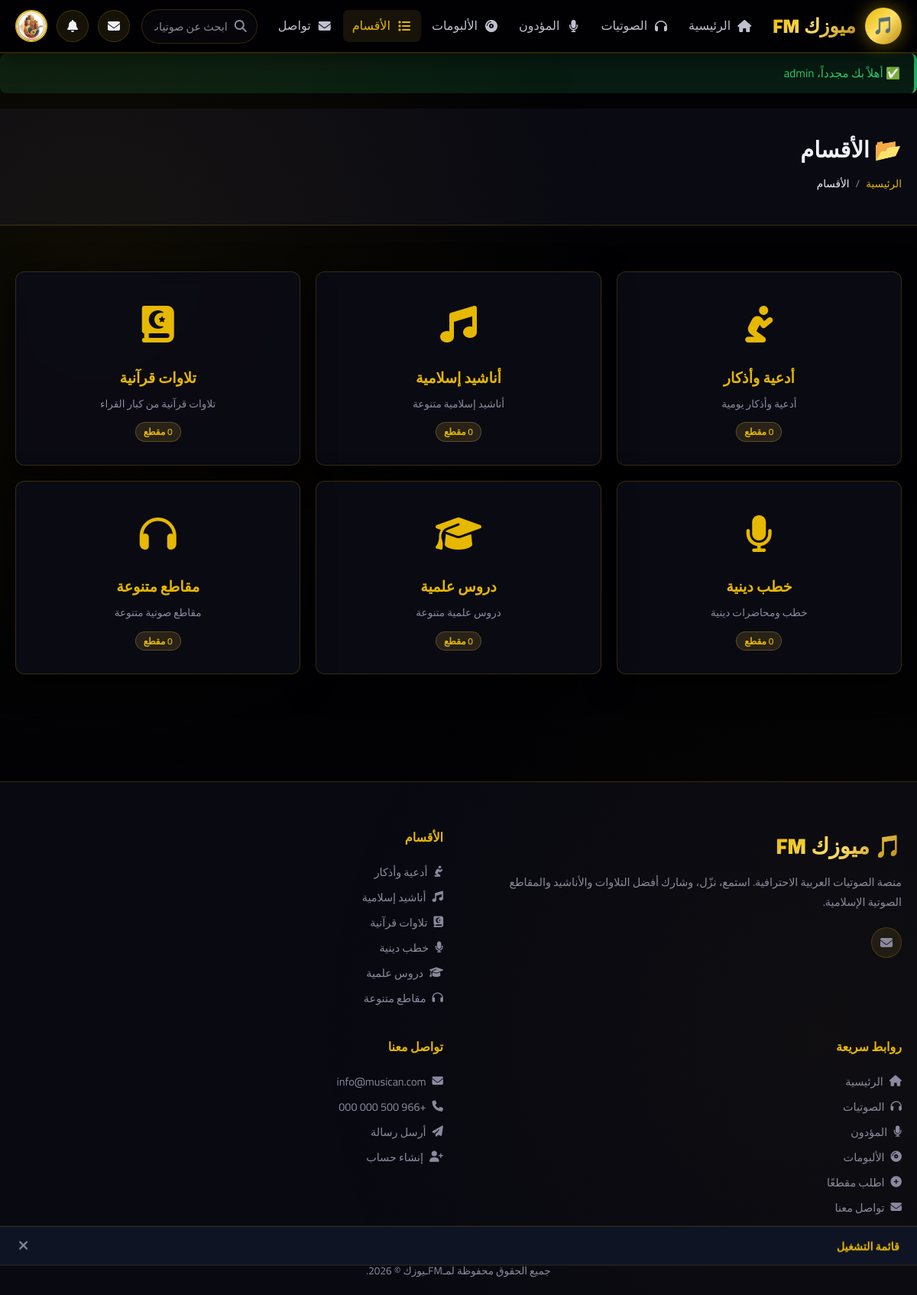
Screenshot of /category.php (signed in) with the database file from the repository.
### tables this page shows
CREATE TABLE `users` (
  `id` int NOT NULL,
  `username` varchar(100) NOT NULL,
  `full_name` varchar(100) DEFAULT NULL,
  `email` varchar(255) NOT NULL,
  `password` varchar(255) NOT NULL,
  `role` enum('admin','performer','user') NOT NULL DEFAULT 'user',
  `avatar` varchar(255) DEFAULT NULL,
  `bio` text,
  `phone` varchar(50) DEFAULT NULL,
  `website` varchar(255) DEFAULT NULL,
  `reset_token` varchar(64) DEFAULT NULL,
  `reset_expires` datetime DEFAULT NULL,
  `is_active` tinyint(1) NOT NULL DEFAULT '1',
  `created_at` datetime NOT NULL DEFAULT CURRENT_TIMESTAMP,
  `updated_at` datetime DEFAULT NULL ON UPDATE CURRENT_TIMESTAMP
);

CREATE TABLE `categories` (
  `id` int NOT NULL,
  `name` varchar(255) NOT NULL,
  `slug` varchar(255) NOT NULL,
  `description` text,
  `icon` varchar(100) DEFAULT 'fa-music',
  `cover_image` varchar(255) DEFAULT NULL,
  `sort_order` int DEFAULT '0',
  `created_at` datetime NOT NULL DEFAULT CURRENT_TIMESTAMP
);

### includes/auth.php (called while the page is built, shortened)
<?php
function getCurrentUser(): ?array {
    static $user = null;
    if ($user === null) {
        $db   = getDB();
        $stmt = $db->prepare("SELECT * FROM users WHERE id = ? AND is_active = 1");
        $stmt->execute([$_SESSION['user_id']]);
        $user = $stmt->fetch() ?: null;
    }
    return $user;
}

### category.php (the view, shortened to what this page needs)
<?php
require_once __DIR__ . '/includes/functions.php';
require_once __DIR__ . '/includes/auth.php';
require_once __DIR__ . '/includes/templates_loader.php';
$activePage = 'categories';
    ?>
<?php
$categories = getCategories();
require_once __DIR__ . '/includes/header.php';
?>
<div style="background:var(--card-bg);border-bottom:1px solid var(--border);padding:30px 0;">
    <div class="container">
        <h1 style="font-size:1.8rem;font-weight:900;">📂 الأقسام</h1>
        <div class="breadcrumb">
            <a href="<?= BASE_URL ?>/">الرئيسية</a><span class="sep">/</span><span class="current">الأقسام</span>
        </div>
    </div>
</div>
<div class="section">
    <div class="container">
        <div class="grid grid-3">
            <?php foreach ($categories as $cat): ?>
                <a href="<?= BASE_URL ?>/category.php?slug=<?= urlencode($cat['slug']) ?>" class="card" style="padding:30px;text-align:center;text-decoration:none;transition:var(--transition);" onmouseover="this.style.borderColor='var(--gold)'" onmouseout="this.style.borderColor='var(--border)'">
                    <div style="font-size:3rem;color:var(--gold);margin-bottom:16px;"><i class="fas <?= clean($cat['icon'] ?? 'fa-music') ?>"></i></div>
                    <h2 style="font-size:1.2rem;font-weight:700;margin-bottom:8px;"><?= clean($cat['name']) ?></h2>
                    <?php if ($cat['description']): ?>
                        <p style="color:var(--text-muted);font-size:0.85rem;margin-bottom:12px;"><?= clean($cat['description']) ?></p>
                    <?php endif; ?>
                    <span class="badge badge-gold"><?= $cat['audios_count'] ?> مقطع</span>
                </a>
            <?php endforeach; ?>
        </div>
    </div>
</div>
<?php require_once __DIR__ . '/includes/footer.php'; ?>

### includes/header.php (shortened to what this page needs)
<?php
$siteName     = getSetting('site_name', 'موسيكان');
$logoFile     = getSetting('logo', '');
$categories   = getCategories();
$currentUser  = getCurrentUser();
$logoUrl      = $logoFile ? getImageUrl('site', $logoFile) : '';
?>
<!DOCTYPE html>
<html lang="ar" dir="rtl">
<head>
    <link rel="stylesheet" href="https://cdnjs.cloudflare.com/ajax/libs/font-awesome/6.5.0/css/all.min.css">
    <link rel="stylesheet" href="<?= BASE_URL ?>/assets/css/main.css">
    <?= loadTemplateStyle() ?>
</head>
<body>
<header class="site-header" id="site-header">
    <div class="container">
        <div class="header-inner">
            <a href="<?= BASE_URL ?>/" class="site-logo">
                <?php if ($logoUrl): ?>
                    <img src="<?= $logoUrl ?>" alt="<?= clean($siteName) ?>" style="height:44px;">
                <?php else: ?>
                    <div class="logo-icon">🎵</div>
                    <span class="logo-text"><?= clean($siteName) ?></span>
                <?php endif; ?>
            </a>
            <nav class="site-nav" id="site-nav">
                <ul class="nav-links">
                    <li><a href="<?= BASE_URL ?>/" class="<?= (($activePage??'') === 'home') ? 'active' : '' ?>"><i class="fas fa-home"></i> الرئيسية</a></li>
                    <li><a href="<?= BASE_URL ?>/player.php" class="<?= (($activePage??'') === 'player') ? 'active' : '' ?>"><i class="fas fa-headphones"></i> الصوتيات</a></li>
                    <li><a href="<?= BASE_URL ?>/performer.php" class="<?= (($activePage??'') === 'performers') ? 'active' : '' ?>"><i class="fas fa-microphone"></i> المؤدون</a></li>
                    <li><a href="<?= BASE_URL ?>/album.php" class="<?= (($activePage??'') === 'albums') ? 'active' : '' ?>"><i class="fas fa-compact-disc"></i> الألبومات</a></li>
                    <li><a href="<?= BASE_URL ?>/category.php" class="<?= (($activePage??'') === 'categories') ? 'active' : '' ?>"><i class="fas fa-list"></i> الأقسام</a></li>
                    <li><a href="<?= BASE_URL ?>/contact.php" class="<?= (($activePage??'') === 'contact') ? 'active' : '' ?>"><i class="fas fa-envelope"></i> تواصل</a></li>
                </ul>
            </nav>
            <div class="header-search">
                <input type="text" id="header-search-input" placeholder="ابحث عن صوتيات، مؤدين..." autocomplete="off">
            </div>
            <div class="header-actions">
                <?php if ($currentUser): ?>
                    <a href="<?= BASE_URL ?>/messages.php" class="btn-icon" title="الرسائل">
                        <i class="fas fa-envelope"></i>
                    </a>
                    <a href="<?= BASE_URL ?>/notifications.php" class="btn-icon" title="الإشعارات">
                        <i class="fas fa-bell"></i>
                    </a>
                    <div class="user-menu">
                        <?php $displayName = !empty($currentUser['full_name']) ? $currentUser['full_name'] : $currentUser['username']; ?>
                        <div class="user-avatar-btn" id="user-menu-btn" title="<?= clean($displayName) ?>">
                            <?php
                                $__avatar = $currentUser['avatar']
                                    ? getImageUrl('avatars', $currentUser['avatar'])
                                    : 'https://www.gravatar.com/avatar/' . md5(strtolower(trim($currentUser['email'] ?? ''))) . '?s=80&d=identicon';
                            ?>
                            <img src="<?= $__avatar ?>" alt="<?= clean($displayName) ?>"
                                 onerror="this.src='https://ui-avatars.com/api/?name=<?= urlencode($displayName) ?>&background=d4af37&color=0d0d1a&size=80'">
                        </div>
                    </div>
                <?php else: ?>
                    <a href="<?= BASE_URL ?>/login.php" class="btn btn-outline btn-sm">دخول</a>
                    <a href="<?= BASE_URL ?>/register.php" class="btn btn-gold btn-sm">تسجيل</a>
                <?php endif; ?>
            </div>
        </div>
    </div>
</header>
<?= showFlash() ?>

### includes/footer.php (shortened to what this page needs)
<?php
$footerText      = getSetting('footer_text', 'جميع الحقوق محفوظة © موسيكان');
$contactEmail    = getSetting('contact_email', '');
$contactPhone    = getSetting('contact_phone', '');
$siteName        = getSetting('site_name', 'موسيكان');
$footerCategories = getCategories();
?>
<footer class="site-footer">
    <div class="container">
        <div class="footer-grid">
            <div class="footer-brand">
                <div class="logo-text">🎵 <?= clean($siteName) ?></div>
                <p class="footer-desc">منصة الصوتيات العربية الاحترافية. استمع، نزّل، وشارك أفضل التلاوات والأناشيد والمقاطع الصوتية الإسلامية.</p>
                <div class="social-links">
                    <?php if ($contactEmail): ?>
                        <a href="mailto:<?= clean($contactEmail) ?>" class="social-link" title="البريد الإلكتروني"><i class="fas fa-envelope"></i></a>
                    <?php endif; ?>
                </div>
            </div>
            <div>
                <h3 class="footer-title">الأقسام</h3>
                <ul class="footer-links">
                    <?php foreach (array_slice($footerCategories, 0, 6) as $cat): ?>
                        <li>
                            <a href="<?= BASE_URL ?>/category.php?slug=<?= urlencode($cat['slug']) ?>">
                                <i class="fas <?= $cat['icon'] ?? 'fa-music' ?>"></i>
                                <?= clean($cat['name']) ?>
                            </a>
                        </li>
                    <?php endforeach; ?>
                </ul>
            </div>
            <div>
                <h3 class="footer-title">روابط سريعة</h3>
                <ul class="footer-links">
                    <li><a href="<?= BASE_URL ?>/"><i class="fas fa-home"></i> الرئيسية</a></li>
                    <li><a href="<?= BASE_URL ?>/player.php"><i class="fas fa-headphones"></i> الصوتيات</a></li>
                    <li><a href="<?= BASE_URL ?>/performer.php"><i class="fas fa-microphone"></i> المؤدون</a></li>
                    <li><a href="<?= BASE_URL ?>/album.php"><i class="fas fa-compact-disc"></i> الألبومات</a></li>
                    <li><a href="<?= BASE_URL ?>/request_audio.php"><i class="fas fa-plus-circle"></i> اطلب مقطعًا</a></li>
                    <li><a href="<?= BASE_URL ?>/contact.php"><i class="fas fa-envelope"></i> تواصل معنا</a></li>
                </ul>
            </div>
            <div>
                <h3 class="footer-title">تواصل معنا</h3>
                <ul class="footer-links">
                    <?php if ($contactEmail): ?>
                        <li><a href="mailto:<?= clean($contactEmail) ?>"><i class="fas fa-envelope"></i> <?= clean($contactEmail) ?></a></li>
                    <?php endif; ?>
                    <?php if ($contactPhone): ?>
                        <li><a href="tel:<?= clean($contactPhone) ?>"><i class="fas fa-phone"></i> <?= clean($contactPhone) ?></a></li>
                    <?php endif; ?>
                    <li><a href="<?= BASE_URL ?>/contact.php"><i class="fas fa-paper-plane"></i> أرسل رسالة</a></li>
                    <?php if (getSetting('allow_register', '1') === '1'): ?>
                        <li><a href="<?= BASE_URL ?>/register.php"><i class="fas fa-user-plus"></i> إنشاء حساب</a></li>
                    <?php endif; ?>
                </ul>
            </div>
        </div>
        <div class="footer-bottom">
            <p><?= clean($footerText) ?></p>
        </div>
    </div>
</footer>
<?php require_once ROOT_PATH . '/includes/floating_player.php'; ?>
</body>
</html>

### templates/dark-gold/style.css (style rules this page uses)
:root { --primary: #020205; --secondary: #08080f; --accent: #0f0f1a; --gold: #e6b800; --gold-light: #ffe066; --gold-dark: #b8860b; --text: #f0f0f5; --text-muted: #8a8a9e; --border: rgba(230, 184, 0, 0.2); --card-bg: rgba(12, 12, 22, 0.9); --input-bg: #05050a; --gradient-gold: linear-gradient(135deg, #e6b800 0%, #ffe066 50%, #b8860b 100%); --shadow-gold: 0 0 30px rgba(230, 184, 0, 0.25); }
body { background: var(--primary); }
body::before { background: radial-gradient(circle at 10% 20%, rgba(230, 184, 0, 0.06) 0%, transparent 40%), radial-gradient(circle at 90% 80%, rgba(230, 184, 0, 0.03) 0%, transparent 40%); }
.site-header { background: rgba(2, 2, 5, 0.98); border-bottom: 2px solid var(--border); }
.card { background: var(--card-bg) !important; border: 1px solid var(--border) !important; box-shadow: 0 10px 40px rgba(0, 0, 0, 0.8); backdrop-filter: blur(10px); }
.logo-icon { box-shadow: 0 0 25px rgba(230, 184, 0, 0.5); }

### rows the page displays
users: avatar (picture)
categories: name "أدعية وأذكار", description "أدعية وأذكار يومية"
categories: name "أناشيد إسلامية", description "أناشيد إسلامية متنوعة", audios_count "0"
categories: name "تلاوات قرآنية", description "تلاوات قرآنية من كبار القراء", audios_count "0"
categories: name "خطب دينية", description "خطب ومحاضرات دينية", audios_count "0"
categories: name "دروس علمية", description "دروس علمية متنوعة", audios_count "0"
categories: name "مقاطع متنوعة", description "مقاطع صوتية متنوعة", audios_count "0"

### other values shown
$siteName "ميوزك FM"
$icon "✅"
$flash['message'] "أهلاً بك مجدداً، admin"
$contactEmail "info@musican.com"
$contactPhone "+966 500 000 000"
$footerText "جميع الحقوق محفوظة لمـFMـيوزك © 2026."
